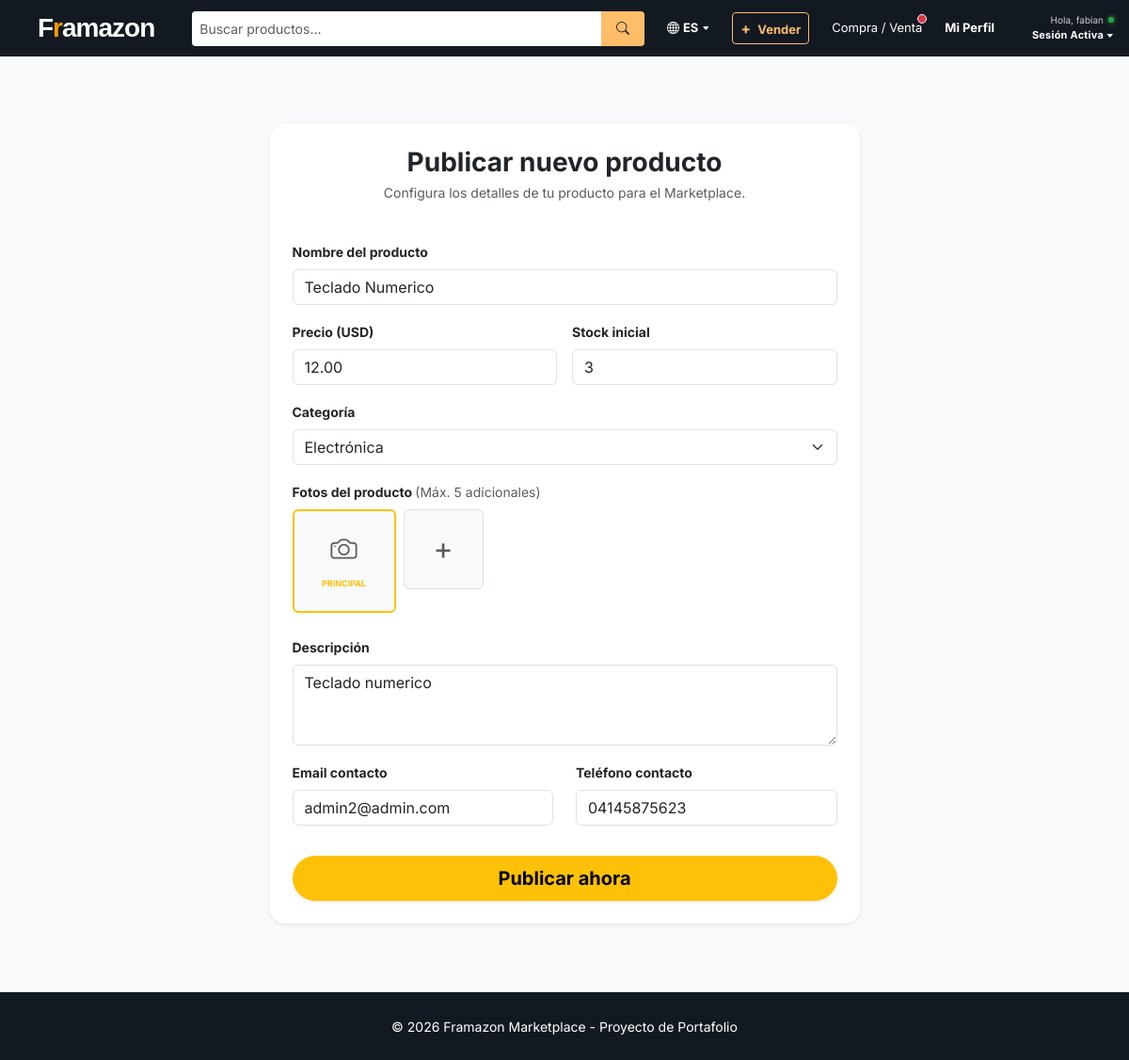
The app's page /producto/6/editar/ (signed in) with its own data.
### marketplace/models.py (models this page shows, shortened)
class Product(models.Model):
    CATEGORIAS = (
        ('electronica', 'Electrónica'),
        ('computacion', 'Computación'),
        ('hogar', 'Hogar'),
        ('ropa', 'Ropa y Accesorios'),
        ('otros', 'Otros'),
    )
    vendedor = models.ForeignKey(User, on_delete=models.CASCADE, related_name='productos')
    nombre = models.CharField(max_length=200)
    categoria = models.CharField(max_length=50, choices=CATEGORIAS, default='otros')
    descripcion = models.TextField()
    precio = models.DecimalField(max_digits=10, decimal_places=2)
    stock = models.PositiveIntegerField(default=1)
    esta_pausado = models.BooleanField(default=False) # Permite ocultar el producto sin borrarlo
    es_vendido = models.BooleanField(default=False)  # Marca si el producto ya no está disponible
    imagen_principal = models.ImageField(upload_to='products/')
    email_contacto = models.EmailField()
    telefono_contacto = models.CharField(max_length=20)
    creado = models.DateTimeField(auto_now_add=True)
    class Meta:
        ordering = ('-creado',)

### marketplace/views.py (the view)
# urls.py: path('producto/<int:product_id>/editar/', views.editar_producto, name='editar_producto'),
@login_required
def editar_producto(request, product_id):
    producto = get_object_or_404(Product, id=product_id, vendedor=request.user)
    if request.method == 'POST':
        form = ProductForm(request.POST, request.FILES, instance=producto)
        if form.is_valid():
            form.save()
            images = request.FILES.getlist('extra_imgs')
            if images:
                producto.imagenes.all().delete() # Reemplaza imágenes viejas por nuevas.
                for img in images[:5]:
                    ProductImage.objects.create(producto=producto, imagen=img)
            return redirect('/perfil/#publicaciones')
    else:
        form = ProductForm(instance=producto)
    return render(request, 'marketplace/vender.html', {'form': form, 'editando': True})

### marketplace/context_processors.py (called while the page is built)
def mensajes_pendientes(request):
    if request.user.is_authenticated:
        compras_activas = Negotiation.objects.filter(
            estado='abierta',
            comprador=request.user
        ).count()
        ventas_activas = Negotiation.objects.filter(
            estado='abierta',
            vendedor=request.user
        ).count()
        count = compras_activas + ventas_activas
        return {'notificaciones_chat': count}
    return {'notificaciones_chat': 0}

### marketplace/templates/marketplace/vender.html (shortened to what this page needs)
{% extends 'marketplace/base.html' %}
{% block content %}
<div class="container mt-5 mb-5">
    <div class="row justify-content-center">
        <div class="col-md-8 col-lg-7">
            <div class="card border-0 shadow-sm p-4 rounded-4">
                <div class="text-center mb-4">
                    <h3 class="fw-bold mb-1">Publicar nuevo producto</h3>
                    <p class="text-muted small">Configura los detalles de tu producto para el Marketplace.</p>
                </div>
                <form method="POST" enctype="multipart/form-data" id="product-form">
                    <div class="mb-3">
                        <label class="form-label fw-bold small">Nombre del producto</label>
                        {{ form.nombre }}
                    </div>
                    <div class="row g-3">
                        <div class="col-md-6 mb-3">
                            <label class="form-label fw-bold small">Precio (USD)</label>
                            {{ form.precio }}
                        </div>
                        <div class="col-md-6 mb-3">
                            <label class="form-label fw-bold small">Stock inicial</label>
                            {{ form.stock }}
                        </div>
                    </div>
                    <div class="mb-3">
                        <label class="form-label fw-bold small">Categoría</label>
                        {{ form.categoria }}
                    </div>
                    <div class="mb-4">
                        <label class="form-label fw-bold small">Fotos del producto <span class="text-muted fw-normal">(Máx. 5 adicionales)</span></label>
                        <div class="d-flex flex-wrap gap-2" id="image-gallery">
                            <div class="image-slot border rounded d-flex align-items-center justify-content-center position-relative bg-light border-warning border-2"
                                 id="main-slot-visual" style="width: 110px; height: 110px; cursor: pointer; overflow: hidden;">
                                <div class="text-center" id="main-placeholder">
                                    <i class="bi bi-camera fs-3 text-muted"></i><br>
                                    <small class="text-warning fw-bold" style="font-size: 9px;">PRINCIPAL</small>
                                </div>
                            </div>
                            <div class="image-slot border rounded d-flex align-items-center justify-content-center bg-light"
                                 id="add-plus-visual" style="width: 85px; height: 85px; cursor: pointer;">
                                <span class="fs-2 text-muted">+</span>
                            </div>
                        </div>
                    </div>
                    <div class="mb-3">
                        <label class="form-label fw-bold small">Descripción</label>
                        {{ form.descripcion }}
                    </div>
                    <div class="row">
                        <div class="col-md-6 mb-3">
                            <label class="form-label fw-bold small">Email contacto</label>
                            {{ form.email_contacto }}
                        </div>
                        <div class="col-md-6 mb-3">
                            <label class="form-label fw-bold small">Teléfono contacto</label>
                            {{ form.telefono_contacto }}
                        </div>
                    </div>
                    <button type="submit" class="btn btn-warning btn-lg w-100 fw-bold rounded-pill shadow-sm mt-3">
                        Publicar ahora
                    </button>
                </form>
            </div>
        </div>
    </div>
</div>
{% endblock %}

### marketplace/templates/marketplace/base.html (shortened to what this page needs)
{% load static %}
<!DOCTYPE html>
<html lang="es">
<head>
    <link href="https://cdn.jsdelivr.net/npm/bootstrap@5.3.0/dist/css/bootstrap.min.css" rel="stylesheet">
    <link rel="stylesheet" href="https://cdn.jsdelivr.net/npm/bootstrap-icons@1.11.1/font/bootstrap-icons.css">
    <link rel="stylesheet" href="{% static 'css/style.css' %}">
</head>
<body class="bg-light d-flex flex-column min-vh-100">
<nav class="navbar navbar-expand-lg navbar-dark p-0" style="background-color: #131921; min-height: 60px;">
    <div class="container-fluid px-3">
        <a class="navbar-brand fw-bold fs-3 ms-4" href="{% url 'marketplace:index' %}" style="letter-spacing: -1px; font-family: 'Arial', sans-serif;">
            <span style="color: white;">F</span><span style="color: #ff9900;">r</span><span style="color: white;">amazon</span>
        </a>
        <div class="d-flex flex-grow-1 justify-content-center mx-4">
            <form action="{% url 'marketplace:index' %}" method="GET" class="input-group input-group-sm" style="max-width: 500px;">
                <input type="text" name="q" class="form-control border-0 py-2" placeholder="Buscar productos..." style="border-radius: 4px 0 0 4px;" value="{{ request.GET.q }}">
                <button class="btn border-0 px-3" type="submit" style="background-color: #febd69; border-radius: 0 4px 4px 0;">
                    <i class="bi bi-search"></i>
                </button>
            </form>
        </div>
        <div class="d-flex align-items-center gap-4 ms-auto" style="font-size: 13px;">
            <div class="nav-item d-none d-md-block">
                <a class="nav-link text-white fw-bold d-flex align-items-center" href="#">
                    <i class="bi bi-globe me-1"></i> ES <i class="bi bi-caret-down-fill ms-1" style="font-size: 8px;"></i>
                </a>
            </div>
            {% if user.is_authenticated %}
                <a href="{% url 'marketplace:crear_producto' %}" class="nav-link fw-bold px-2 py-1" style="color: #febd69 !important; border: 1px solid #febd69; border-radius: 4px;">
                    <span class="me-1" style="font-size: 16px;">+</span> Vender
                </a>
                <a class="nav-link position-relative" href="{% url 'marketplace:mis_negociaciones' %}">
                    Compra / Venta
                    {% if notificaciones_chat > 0 %}
                        <span class="position-absolute top-0 start-100 translate-middle p-1 bg-danger border border-light rounded-circle">
                        </span>
                    {% endif %}
                </a>
                <a href="{% url 'marketplace:perfil' %}" class="nav-link text-white fw-bold">Mi Perfil</a>
                <div class="nav-item dropdown ms-3">
                    <a class="nav-link text-white fw-bold d-flex align-items-center p-0" href="#" data-bs-toggle="dropdown" style="width: fit-content;">
                        <div class="d-flex flex-column">
                            <div class="d-flex align-items-center justify-content-end">
                                <span style="font-size: 10px; font-weight: normal; color: #ccc; margin-right: 5px;">Hola, {{ user.username }}</span>
                                <span style="height: 6px; width: 6px; background-color: #28a745; border-radius: 50%; display: inline-block; box-shadow: 0 0 5px #28a745;"></span>
                            </div>
                            <div class="text-end" style="margin-top: -2px;">
                                <span style="font-size: 11px; letter-spacing: 0.2px;">Sesión Activa <i class="bi bi-caret-down-fill" style="font-size: 8px;"></i></span>
                            </div>
                        </div>
                    </a>
                </div>
            {% else %}
                <a href="{% url 'login' %}" class="nav-link text-white fw-bold">Ingresar</a>
                <a href="{% url 'marketplace:registro' %}" class="nav-link fw-bold px-3 py-1" style="background-color: #f0c14b; color: #111 !important; border-radius: 4px; border: 1px solid #a88734;">
                    Registrarse
                </a>
            {% endif %}
        </div>
    </div>
</nav>
<main class="container py-4 flex-grow-1">
    {% block content %}
    {% endblock %}
</main>
<footer class="text-center py-4 footer-amazon border-top mt-auto">
    <div class="container">
        <small>&copy; 2026 Framazon Marketplace - Proyecto de Portafolio</small>
    </div>
</footer>
</body>
</html>

### static/css/style.css (style rules this page uses)
body { font-family: 'Inter', -apple-system, BlinkMacSystemFont, "Segoe UI", Roboto, sans-serif; background-color: #eaeded; color: #0F1111; }

### marketplace/templates/marketplace/base.html (style rules this page uses)
body { font-family: 'Segoe UI', Tahoma, Geneva, Verdana, sans-serif; background-color: #eaeded; }
.footer-amazon { background-color: #131921; color: white; }
.nav-link { color: white !important; font-size: 13px; }

### marketplace/templates/marketplace/vender.html (style rules this page uses)
input, select, textarea { display: block; width: 100%; padding: 0.375rem 0.75rem; font-size: 1rem; font-weight: 400; line-height: 1.5; color: #212529; background-color: #fff; background-clip: padding-box; border: 1px solid #ced4da; border-radius: 0.375rem; transition: border-color .15s ease-in-out,box-shadow .15s ease-in-out; }

### records on screen
Product: nombre "Teclado Numerico", precio "12.00", stock "3", categoria "Electrónica", descripcion "Teclado numerico", email_contacto "admin2@admin.com", telefono_contacto "04145875623"

### other values on screen
{{ user.username }} "fabian"
